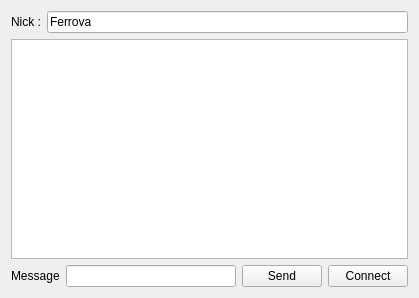
<?xml version="1.0" encoding="UTF-8"?>
<ui version="4.0">
 <class>Widget</class>
 <widget class="QWidget" name="Widget">
  <property name="geometry">
   <rect>
    <x>0</x>
    <y>0</y>
    <width>419</width>
    <height>298</height>
   </rect>
  </property>
  <property name="windowTitle">
   <string>Widget</string>
  </property>
  <layout class="QVBoxLayout" name="verticalLayout">
   <item>
    <layout class="QHBoxLayout" name="horizontalLayout_2">
     <item>
      <widget class="QLabel" name="label">
       <property name="text">
        <string>Nick :</string>
       </property>
      </widget>
     </item>
     <item>
      <widget class="QLineEdit" name="Nickname">
       <property name="text">
        <string>Ferrova</string>
       </property>
      </widget>
     </item>
    </layout>
   </item>
   <item>
    <widget class="QTextEdit" name="textEdit"/>
   </item>
   <item>
    <layout class="QHBoxLayout" name="horizontalLayout">
     <item>
      <widget class="QLabel" name="label_2">
       <property name="text">
        <string>Message</string>
       </property>
      </widget>
     </item>
     <item>
      <widget class="QLineEdit" name="Message"/>
     </item>
     <item>
      <widget class="QPushButton" name="send">
       <property name="text">
        <string>Send</string>
       </property>
      </widget>
     </item>
     <item>
      <widget class="QPushButton" name="connectbind">
       <property name="text">
        <string>Connect</string>
       </property>
      </widget>
     </item>
    </layout>
   </item>
  </layout>
 </widget>
 <layoutdefault spacing="6" margin="11"/>
 <resources/>
 <connections>
  <connection>
   <sender>Message</sender>
   <signal>returnPressed()</signal>
   <receiver>send</receiver>
   <slot>click()</slot>
   <hints>
    <hint type="sourcelabel">
     <x>181</x>
     <y>274</y>
    </hint>
    <hint type="destinationlabel">
     <x>285</x>
     <y>276</y>
    </hint>
   </hints>
  </connection>
 </connections>
</ui>
